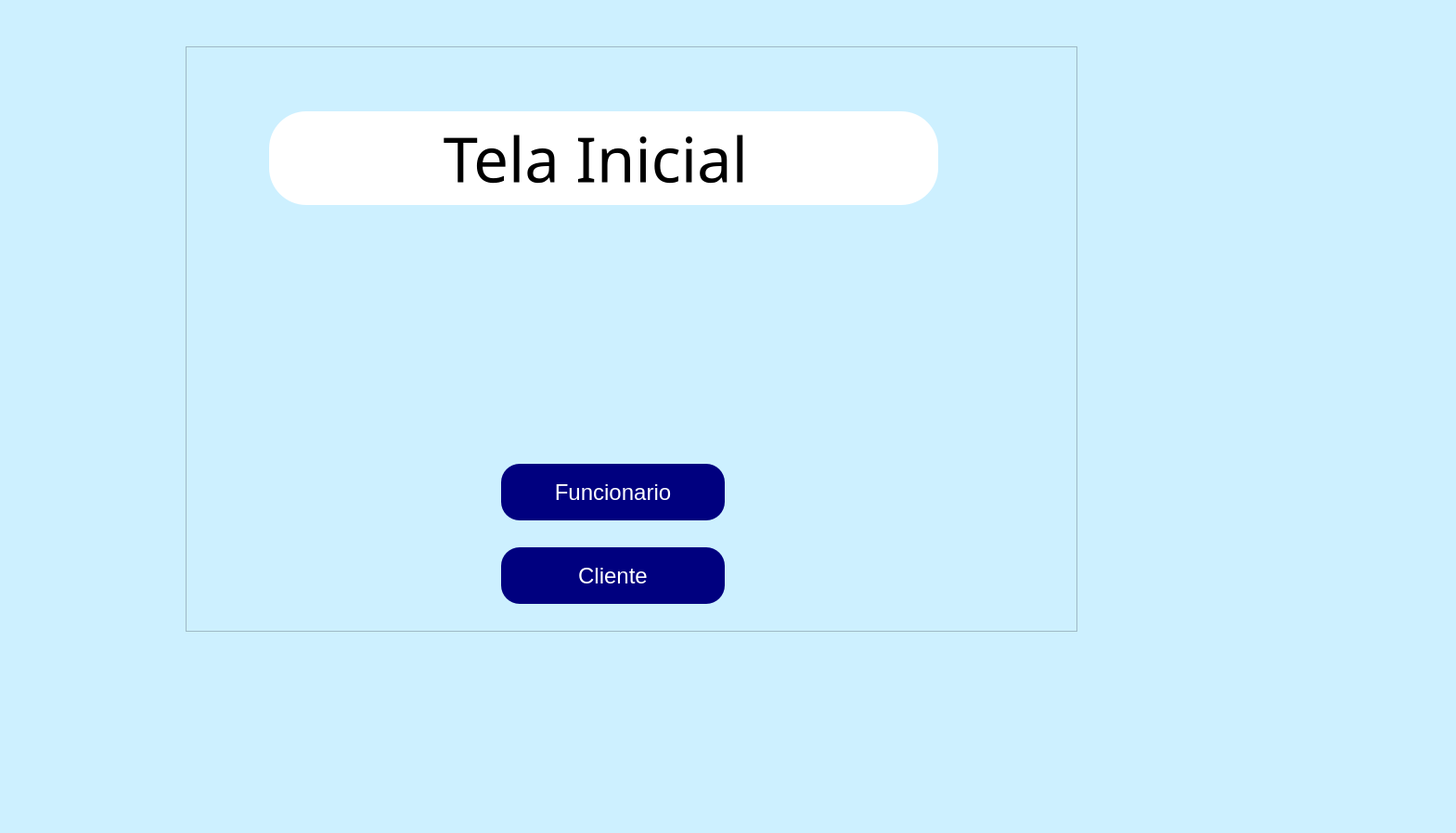
<?xml version="1.0" encoding="UTF-8"?>
<ui version="4.0">
 <class>tela_inicial</class>
 <widget class="QMainWindow" name="tela_inicial">
  <property name="geometry">
   <rect>
    <x>0</x>
    <y>0</y>
    <width>1569</width>
    <height>898</height>
   </rect>
  </property>
  <property name="windowTitle">
   <string>Kitton Informática </string>
  </property>
  <property name="windowIcon">
   <iconset>
    <normaloff>../../../Downloads/Logomarca Ícone.ico</normaloff>../../../Downloads/Logomarca Ícone.ico</iconset>
  </property>
  <property name="styleSheet">
   <string notr="true">background-color: rgb(205,240,255);</string>
  </property>
  <widget class="QWidget" name="centralwidget">
   <widget class="QFrame" name="frame">
    <property name="geometry">
     <rect>
      <x>200</x>
      <y>50</y>
      <width>961</width>
      <height>631</height>
     </rect>
    </property>
    <property name="font">
     <font>
      <family>Arial</family>
     </font>
    </property>
    <property name="frameShape">
     <enum>QFrame::StyledPanel</enum>
    </property>
    <property name="frameShadow">
     <enum>QFrame::Raised</enum>
    </property>
    <widget class="QLabel" name="Tela_inicial">
     <property name="geometry">
      <rect>
       <x>90</x>
       <y>70</y>
       <width>721</width>
       <height>101</height>
      </rect>
     </property>
     <property name="font">
      <font>
       <family>Segoe Print</family>
       <pointsize>50</pointsize>
      </font>
     </property>
     <property name="styleSheet">
      <string notr="true">background-color: rgb(255, 255, 255);
border-radius: 40px;</string>
     </property>
     <property name="text">
      <string>Tela Inicial </string>
     </property>
     <property name="alignment">
      <set>Qt::AlignCenter</set>
     </property>
    </widget>
    <widget class="QLabel" name="label">
     <property name="geometry">
      <rect>
       <x>340</x>
       <y>210</y>
       <width>231</width>
       <height>211</height>
      </rect>
     </property>
     <property name="text">
      <string/>
     </property>
     <property name="pixmap">
      <pixmap>Logomarca (1).png</pixmap>
     </property>
     <property name="scaledContents">
      <bool>true</bool>
     </property>
    </widget>
    <widget class="QPushButton" name="botaofun">
     <property name="geometry">
      <rect>
       <x>340</x>
       <y>450</y>
       <width>241</width>
       <height>61</height>
      </rect>
     </property>
     <property name="font">
      <font>
       <family>Arial</family>
       <pointsize>18</pointsize>
      </font>
     </property>
     <property name="cursor">
      <cursorShape>PointingHandCursor</cursorShape>
     </property>
     <property name="styleSheet">
      <string notr="true">QPushButton{
background-color: rgb(0, 0, 127);
	color: rgb(255, 255, 255);
border-radius: 20px;
}
QPushButton:hover
{
   background-color:white;
	color: rgb(0, 0, 0);
}</string>
     </property>
     <property name="text">
      <string>Funcionario</string>
     </property>
    </widget>
    <widget class="QPushButton" name="botaocli">
     <property name="geometry">
      <rect>
       <x>340</x>
       <y>540</y>
       <width>241</width>
       <height>61</height>
      </rect>
     </property>
     <property name="font">
      <font>
       <family>Arial</family>
       <pointsize>18</pointsize>
      </font>
     </property>
     <property name="cursor">
      <cursorShape>PointingHandCursor</cursorShape>
     </property>
     <property name="styleSheet">
      <string notr="true">QPushButton{
background-color: rgb(0, 0, 127);
	color: rgb(255, 255, 255);
border-radius: 20px;
}
QPushButton:hover
{
   background-color:white;
	color: rgb(0, 0, 0);
}</string>
     </property>
     <property name="text">
      <string>Cliente</string>
     </property>
    </widget>
   </widget>
  </widget>
 </widget>
 <resources/>
 <connections/>
</ui>
